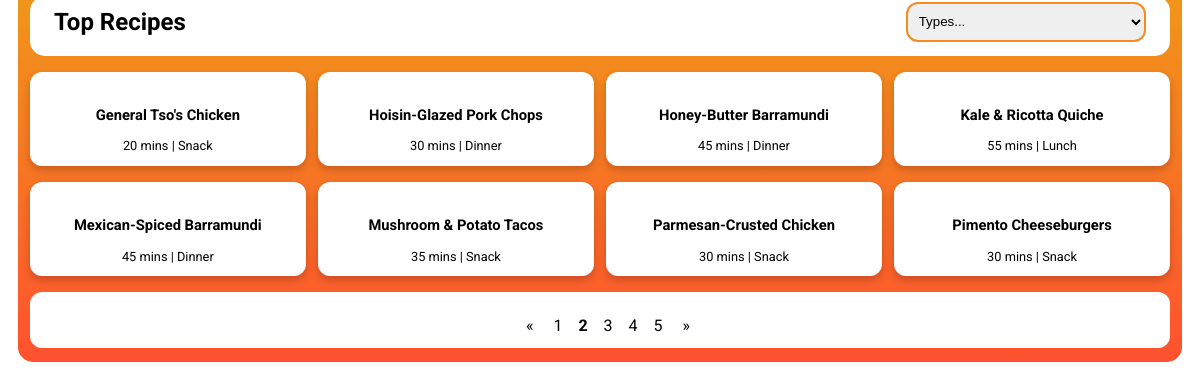
The app's page /index.php?page=2 with its own data.
### tables this page shows
CREATE TABLE `recipe` (
  `id` int(11) NOT NULL,
  `title` varchar(44) DEFAULT NULL,
  `category` varchar(44) NOT NULL,
  `side` varchar(44) DEFAULT NULL,
  `description` varchar(418) DEFAULT NULL,
  `time` varchar(4) DEFAULT NULL,
  `servings` varchar(3) DEFAULT NULL,
  `nutrition` varchar(5) DEFAULT NULL,
  `ingredients` varchar(406) DEFAULT NULL,
  `kitchen_tool` varchar(61) DEFAULT NULL,
  `kitchen_tool_desc` varchar(583) DEFAULT NULL,
  `tip` varchar(46) DEFAULT NULL,
  `tips_desc` varchar(885) DEFAULT NULL,
  `steps` varchar(3019) DEFAULT NULL,
  `tags` varchar(75) DEFAULT NULL,
  `folder` text NOT NULL,
  `image` text NOT NULL,
  `ingredientsimage` text NOT NULL,
  `stepimage1` text NOT NULL,
  `stepimage2` text NOT NULL,
  `stepimage3` text NOT NULL,
  `stepimage4` text NOT NULL,
  `stepimage5` text NOT NULL,
  `stepimage6` text NOT NULL
);

### index.php (the view, shortened to what this page needs)
<!DOCTYPE html>
<html lang="en">
    <head>
        <link rel="stylesheet" href="https://use.fontawesome.com/releases/v5.8.1/css/all.css">
        <link rel="stylesheet" type="text/css" href="main.css">
    </head>
    <body>
    <div class="content">
            <div class="filter-space">
                <h3> Top Recipes </h3>
                <form action="search.php" method="get" class="filter-form">
                    <select name="q" class="select" onchange="this.form.submit()">
                        <option value disabled selected> Types... </option>
                    </select>
                </form>
            </div>
        <div class="flexbox">
            <?php
            $page = $_GET['page'];
            $limit = 8;
            $offset = $limit * ($page-1);
            $result = mysqli_query($link, "SELECT * FROM recipe ORDER BY id ASC LIMIT $offset, $limit");
            while ($row = mysqli_fetch_array($result))
            {
            ?>
            <div class="card">
                <a href="recipe.php?id=<?php echo $row['id']?>" class="card-link">
                    <div class="container">
                        <h4><?php echo trim($row['title'], '"');?></h4>
                        <p> <?php echo trim($row['time'], '"');?> mins | <?php echo $row['category']?></p>
                    </div>
                </a>
            </div>
            <?php
            }
            ?>
        </div>
        <div class="footer-space">
            <nav aria-label="Page navigation">
            <ul class="pagination" style="text-align: center;">
            <?php
            $current = $_GET['page'];
            $next = $current +1;
            $previous = $current -1;
            $page = $current;
            $start = $page - 2;
            $end = $page + 1;
            if ($start <= 2)
            {
                $start = 1;
                $end = 5;
            }
            ?>
            <?php
            if ($current > 1) {
                echo '
                    <a href="index.php?page='.$previous.'" class="space">
                    <span aria-hidden="true">&laquo;</span>
                    </a>';
            }
            else {
                echo '
                    <a href="#" class="space">
                    <span aria-hidden="true">&laquo;</span>
                    </a>';
            }
            while ($start <= $end)
            {
                if ($start == $current)
                {
                    if ($start=="1")
                    {
                        echo '<b><a href="index.php" class="space">1</a></b>';
                    }
                    else {
                        echo '<b><a href="index.php?page='.$current.'" class="space">'.$current.'</a></b>';
                    }
                }
                else
                {
                    if ($start=="1")
                    {
                        echo '<a href="index.php" class="space">1</a>';
                    }
                    else{
                        echo '<a href="index.php?page='.$start.'" class="space">'.$start.'</a>';
                    }
                }
                $start ++;
            }
            if ($end != $current) {
                echo '
                    <a href="index.php?page='.$next.'" class="space">
                    <span aria-hidden="true">&raquo;</span>
                    </a>';
            }
            ?>
            </ul>
        </nav>
        </div>
    </div>
    </body>
</html>

### main.css (style rules this page uses)
* { border: none; box-sizing: border-box; margin: 0; padding: 0; }
a { text-decoration: none; }
option[value=""][disabled] { display: none; }
.content { background: linear-gradient(to top, #ff512f, #f09819); border-radius: 10px; width: 90vw; margin: 0 auto; left: 0; right: 0; position: absolute; margin-bottom: 1em; padding-bottom: 1em; }
h3 { font-family: 'Roboto', sans-serif; margin-left: 1em; margin-top: 1.5em; padding-top: .5em; position: relative; }
h4 { font-family: 'Roboto', sans-serif; margin-top: 1em; margin-bottom: 1em; font-size: 1.15em; z-index: -1; }
.filter-space { background-color: white; height: 3em; border-radius: 10px; margin: 0 auto; margin-top: -.7em; width: 85vw; position: relative; }
.filter-form { text-align: right; margin-top: -1.65em; margin-right: 1em; }
.select { border: 1px solid #f68b1f; border-radius: 10px; padding: .5em; height: 2.5em; display: block; float: right; position: relative; }
select option { height: 3em; }
ul { display: inline-block; }
.flexbox { display: flex; flex-flow: column; justify-content: center; align-items: center; margin: 0 auto; max-width: 99%; }
.card { width: 85vw; margin: 0 auto; margin-top: 1em; text-align: center; box-shadow: 0 4px 8px 0 rgba(0,0,0,0.2); transition: 0.3s; border-radius: 10px; background-color: white; }
.card p { margin: 1em auto; }
.card-link { font-family: 'Roboto', sans-serif; color: #000; box-shadow: 0 0 0 black; transition-duration: 0.5s; transition-timing-function: ease-in-out; transition-delay: 0.0s; }
.footer-space { background-color: white; text-align: center; height: 4em; border-radius: 10px; margin: 1em auto; margin-bottom: -2px; width: 85vw; position: relative; padding-top: 1.5em; }
.space { padding-left: .5em; padding-right: .5em; font-size: 1em; font-family: 'Roboto', sans-serif; color: black; }
@media screen and (min-width : 768px) { .filter-space { height: 3em; border-radius: 15px; font-size: 1.5em; } }
@media screen and (min-width : 768px) { h3 { padding-top: .5em; padding-left: 1em; } }
@media screen and (min-width : 768px) { .select { border: 2px solid #f68b1f; border-radius: 12px; height: 3.5em; width: 20vw; } }
@media screen and (min-width : 768px) { .select option { height: 2em; } }
@media screen and (min-width : 768px) { .flexbox { display: flex; flex-flow: row wrap; justify-content: center; align-items: center; margin: 0 auto; } }
@media screen and (min-width : 768px) { .container { font-size: 1em; } }
@media screen and (min-width : 768px) { .card { width: 40vw; border-radius: 12px; } }
@media screen and (min-width : 768px) { .card p { margin: 1em auto; } }
@media screen and (min-width : 768px) { .footer-space { border-radius: 12px; width: 85vw; height: 5em; } }
@media screen and (min-width : 768px) { .space { font-size: 1.3em; } }
@media screen and (min-width : 1024px) { .content { margin-top: -1em; border-radius: 15px; width: 97vw; } }
@media screen and (min-width : 1024px) { .filter-space { margin-top: -1em; height: 2em; width: 95vw; padding-bottom: 2.5em; } }
@media screen and (min-width : 1024px) { h3 { padding-top: .5em; padding-left: 0; font-size: 1em; font-weight: bold; } }
@media screen and (min-width : 1024px) { .card { width: 23vw; border-radius: 12px; } }
@media screen and (min-width : 1024px) { .card p { margin: 1em auto; } }
@media screen and (min-width : 1024px) { .select { border: 2px solid #f68b1f; border-radius: 12px; height: 3em; margin-top: .4em; width: 20vw; } }
@media screen and (min-width : 1024px) { .select option { height: 2em; } }
@media screen and (min-width : 1024px) { ul { position: relative; padding-left: 1em; } }
@media screen and (min-width : 1024px) { .footer-space { border-radius: 12px; width: 95vw; height: 3.5em; margin-bottom: -2px; } }
@media screen and (min-width : 1024px) { .space { font-size: 1em; padding-bottom: 1em; } }
@media screen and (min-width : 1024px) { .container { font-size: .8em; } }

### records on screen
recipe: title "General Tso's Chicken", time "20", category "Snack"
recipe: title "Hoisin-Glazed Pork Chops", time "30", category "Dinner"
recipe: title "Honey-Butter Barramundi", time "45", category "Dinner"
recipe: title "Kale & Ricotta Quiche", time "55", category "Lunch"
recipe: title "Mexican-Spiced Barramundi", time "45", category "Dinner"
recipe: title "Mushroom & Potato Tacos", time "35", category "Snack"
recipe: title "Parmesan-Crusted Chicken", time "30", category "Snack"
recipe: title "Pimento Cheeseburgers", time "30", category "Snack"
